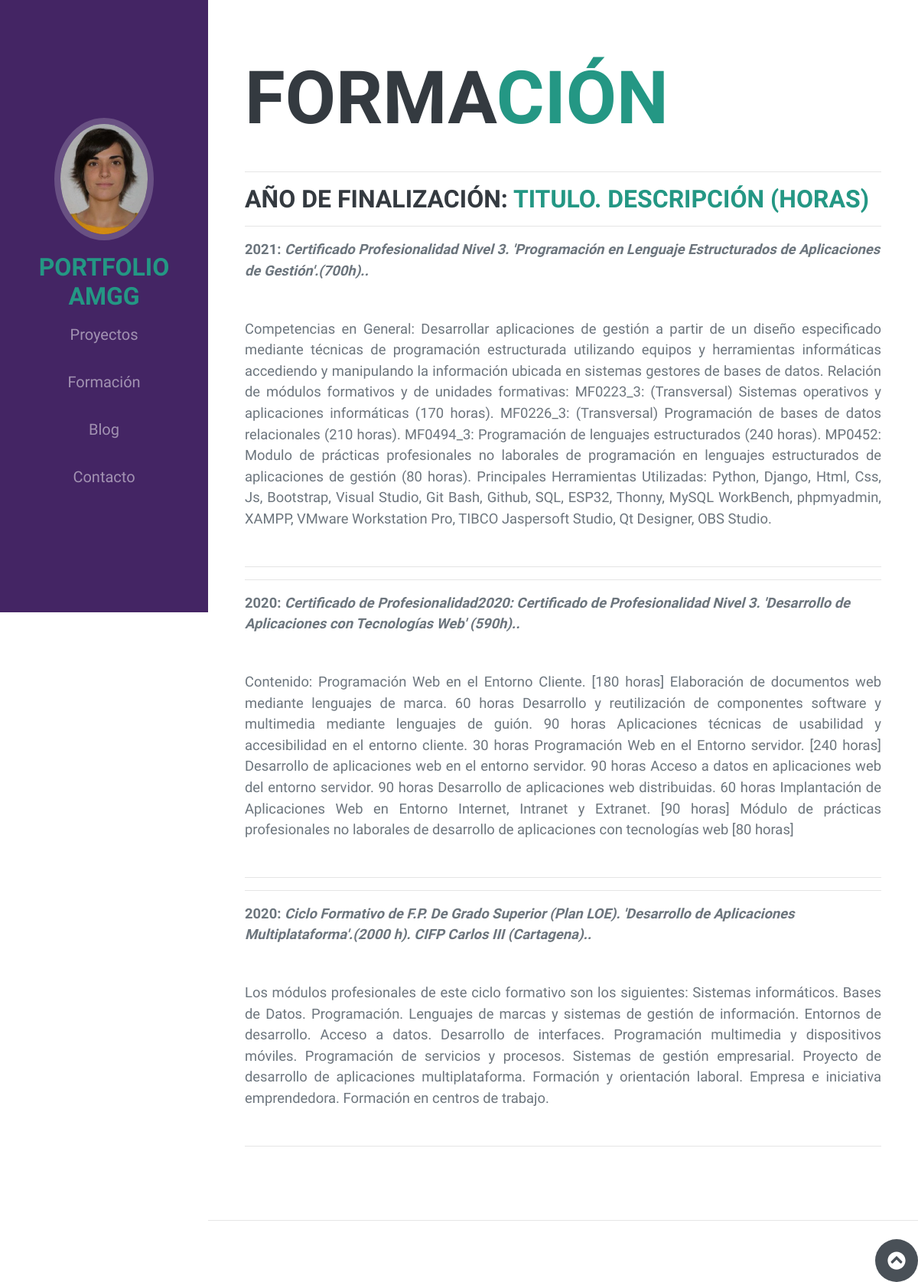
The page /formacion/ on the database its author committed.
### cv/models.py (models this page shows, shortened)
class Formacion(models.Model):
    fecha=models.DateField(default=timezone.now) #Fecha finalización formación
    titulo=models.CharField(max_length=150)#cuadro de texto para el titulo, con máximo de carácteres
    texto=models.TextField()#cuadro de texto para añadir la descripción
    def anioFormacion(self):
        return self.fecha.strftime('%Y')
    class Meta:   #Creamos la clase metadatos
        ordering = ('-fecha',) #Ordena por fecha descendente (primero los actuales)

### cv/views.py (the view)
# urls.py: path('formacion/',views.cv, name="cv"),#ruta a la página de cv
def cv(request):
    cv=Formacion.objects.all()
    return render(request,'cv.html',{'cv':cv})#Página de Formación

### cv/templates/cv.html (shortened to what this page needs)
<!DOCTYPE html>
<html lang="es">
    <head>
        {% load static %}
        <link rel="stylesheet" href="https://maxcdn.bootstrapcdn.com/bootstrap/4.0.0/css/bootstrap.min.css">
        <link href="{% static 'css/styles.css'%}" rel="stylesheet" />
    </head>
    <body id="page-top">
        <nav class="navbar navbar-expand-lg navbar-dark bg-primary fixed-top" id="sideNav">
            <a class="navbar-brand js-scroll-trigger" href="#page-top">
                <span class="d-none d-lg-block">
                    <img class="img-fluid img-profile rounded-circle mx-auto mb-2" src="{% static 'img/foto.jpg' %}" alt="" />
                </span>
            </a>
            <div class="collapse navbar-collapse" id="navbarSupportedContent">
            {% block navbar %}
                <ul class="navbar-nav ml-auto">
                    <h3 class="mb-0"><span class="text-primary">PortFolio amgg</span></h3>
                    <li class="navbar-brand"><a class="nav-link js-scroll-trigger" href="{% url 'home' %}">Proyectos</a></li>
                    <li class="navbar-brand"><a class="nav-link js-scroll-trigger" href="{% url 'cv' %}">Formación</a></li>
                    <li class="navbar-brand"><a class="nav-link js-scroll-trigger" href="{% url 'blog' %}">Blog</a></li>
                    <li class="navbar-brand"><a class="nav-link js-scroll-trigger" href="{% url 'contact' %}">Contacto</a></li>
                </ul>
            {% endblock%}
            </div>
        </nav>
        <div class="container-fluid p-0">
            <section class="resume-section" id="init">
                <div class="resume-section-content">
                    <h1 class="mb-0">Forma<span class="text-primary">ción</span></h1>
                <hr>
                    <h3 class="mb-0">Año de Finalización: <span class="text-primary">Titulo. Descripción (horas)</span></h3>
                {% block content %}
                {% for formacion in cv %}
                <hr>
                    <p class="lead mb-5"><strong>{{ formacion.anioFormacion}}: <em>{{ formacion.titulo }}.</em></strong></p>
                    <p class="lead mb-5"style="text-align: justify;">{{ formacion.texto}}</p>
                 <hr>
                {% endfor %}
                {% endblock %}
            </section>
        <hr class="m-0" />
        <br>
        <div class="social-icons" align="right">
            <a class="social-icon" href="#page-top"><i class="fas fa-chevron-circle-up"></i></a>
        </div>
    </body>
</html>

### rows shown on the page
Formacion: anioFormacion "2021", titulo "Certificado Profesionalidad Nivel 3. 'Programación en Lenguaje Estructurados de Aplicaciones de Gestión'.(700h).", texto "Competencias en General: Desarrollar aplicaciones de gestión a partir de un diseño especificado mediante técnicas de programación estructurada utilizando equipos y herramientas informáticas accediendo y manipulando la información ubicada en sistemas gestores de bases de datos. Relación de módulos formativos y de unidades formativas: MF0223_3: (Transversal) Sistemas operativos y aplicaciones informáticas (170 horas). MF0226_3: (Transversal) Programación de bases de datos relacionales (210 horas). MF0494_3: Programación de lenguajes estructurados (240 horas). MP0452: Modulo de prácticas profesionales no laborales de programación en lenguajes estructurados de aplicaciones de gestión (80…"
Formacion: anioFormacion "2020", titulo "Certificado de Profesionalidad2020: Certificado de Profesionalidad Nivel 3. 'Desarrollo de Aplicaciones con Tecnologías Web' (590h).", texto "Contenido: Programación Web en el Entorno Cliente. [180 horas] Elaboración de documentos web mediante lenguajes de marca. 60 horas Desarrollo y reutilización de componentes software y multimedia mediante lenguajes de guión. 90 horas Aplicaciones técnicas de usabilidad y accesibilidad en el entorno cliente. 30 horas Programación Web en el Entorno servidor. [240 horas] Desarrollo de aplicaciones web en el entorno servidor. 90 horas Acceso a datos en aplicaciones web del entorno servidor. 90 horas Desarrollo de aplicaciones web distribuidas. 60 horas Implantación de Aplicaciones Web en Entorno Internet, Intranet y Extranet. [90 horas] Módulo de prácticas profesionales no laborales de…"
Formacion: anioFormacion "2020", titulo "Ciclo Formativo de F.P. De Grado Superior (Plan LOE). 'Desarrollo de Aplicaciones Multiplataforma'.(2000 h). CIFP Carlos III (Cartagena).", texto "Los módulos profesionales de este ciclo formativo son los siguientes: Sistemas informáticos. Bases de Datos. Programación. Lenguajes de marcas y sistemas de gestión de información. Entornos de desarrollo. Acceso a datos. Desarrollo de interfaces. Programación multimedia y dispositivos móviles. Programación de servicios y procesos. Sistemas de gestión empresarial. Proyecto de desarrollo de aplicaciones multiplataforma. Formación y orientación laboral. Empresa e iniciativa emprendedora. Formación en centros de trabajo."
